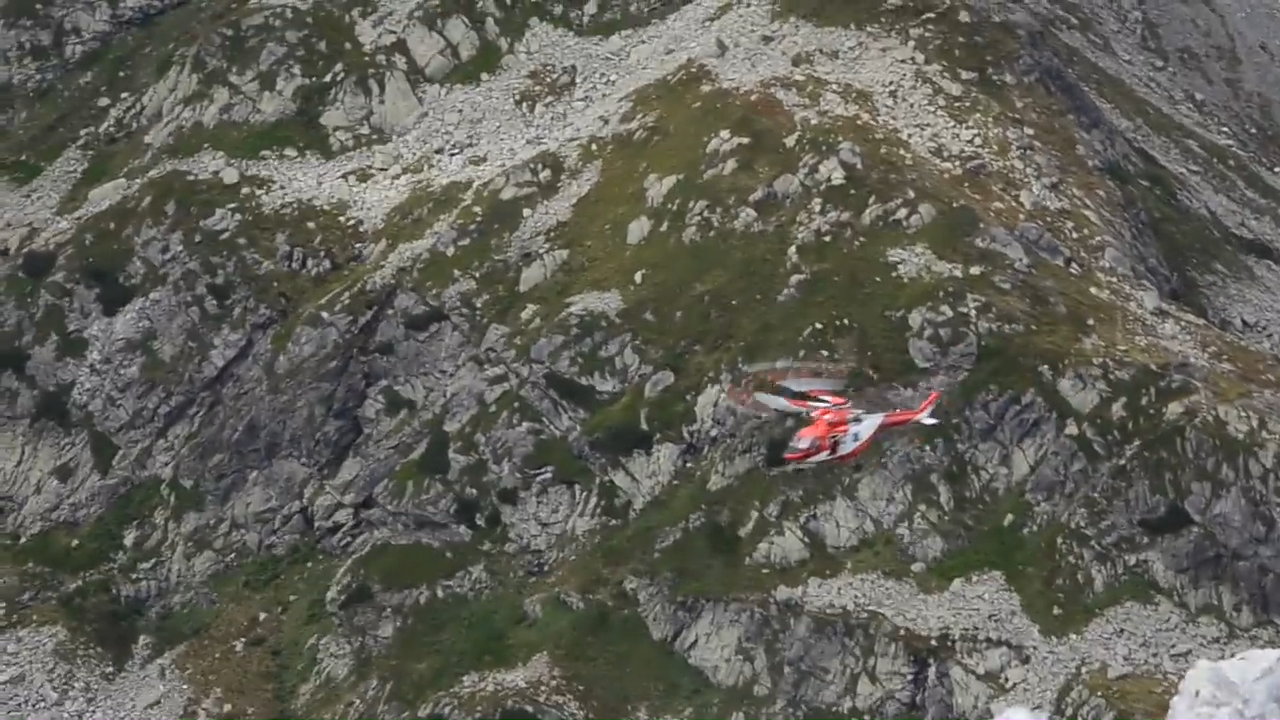
#> input picture advanced_vision_algorithms/tracking/data/track00100.png, 1280 x 720 px
$ python tracking.py   (older library calls are emulated)
#> lines starting #> are read from the running program, lines starting #| are printed output that depends on the picture; after the words box and inside, x2 and y2 are one past the last pixel; in counts of white or black regions, pixels touching at a corner belong together
import math                                     # do PI
from mpl_toolkits.mplot3d import Axes3D         # do 3D
import numpy as np
import matplotlib.pyplot as plt
import cv2

# Generowanie Gaussa
kernel_size = 25                      # rozmiar rozkladu
sigma = 10                           # odchylenie std
x = np.arange(0, kernel_size, 1, float)     # wektor poziomy
y = x[:,np.newaxis]                  # wektor pionowy
x0 = y0 = kernel_size // 2                  # wsp. srodka
G = 1/(2*math.pi*sigma**2)*np.exp(-0.5*((x-x0)**2 + (y-y0)**2) / sigma**2)
# Rysowanie
fig = plt.figure()
ax = fig.add_subplot(111, projection='3d')
ax.plot_surface(x, y, G, color='b')
#plt.show()


# Pochodne
G_y = np.diff(G,1,0);
#Sledzenie obiektow
G_y = np.append(G_y,np.zeros((1,kernel_size),float),0)    # dodanie dodatkowego wiersza
G_y = -G_y
G_x = np.diff(G,1,1);
G_x = np.append(G_x,np.zeros((kernel_size,1),float),1)    # dodanie dodatkowej kolumny
G_x = -G_x

def track_init(event,x,y,flags,param):
    global mouseX,mouseY
    if event == cv2.EVENT_LBUTTONDBLCLK:
        mouseX, mouseY = x, y

def calculate_hyst(I_H, x, y):
    hist_q = np.zeros((256, 1), float)
    for jj in range(0, kernel_size):
        for ii in range(0, kernel_size):
            pixel_H = I_H[y+jj, x+ii];
            hist_q[pixel_H] = hist_q[pixel_H] + pixel_H*G[jj, ii]
    return hist_q


# Wczytanie pierwszego obrazka
I = cv2.imread('data/track00100.png')
#> I is the input picture: shape (720, 1280, 3); mean B, G, R 87.5, 96, 96.8
cv2.namedWindow('Tracking')
#cv2.setMouseCallback('Tracking',track_init)
x, y = 810, 410
I_HSV = cv2.cvtColor(I, cv2.COLOR_BGR2HSV)
#> I_HSV: shape (720, 1280, 3); mean H, S, V 42.5, 32.7, 98.2
I_H = I_HSV[:, :, 0]
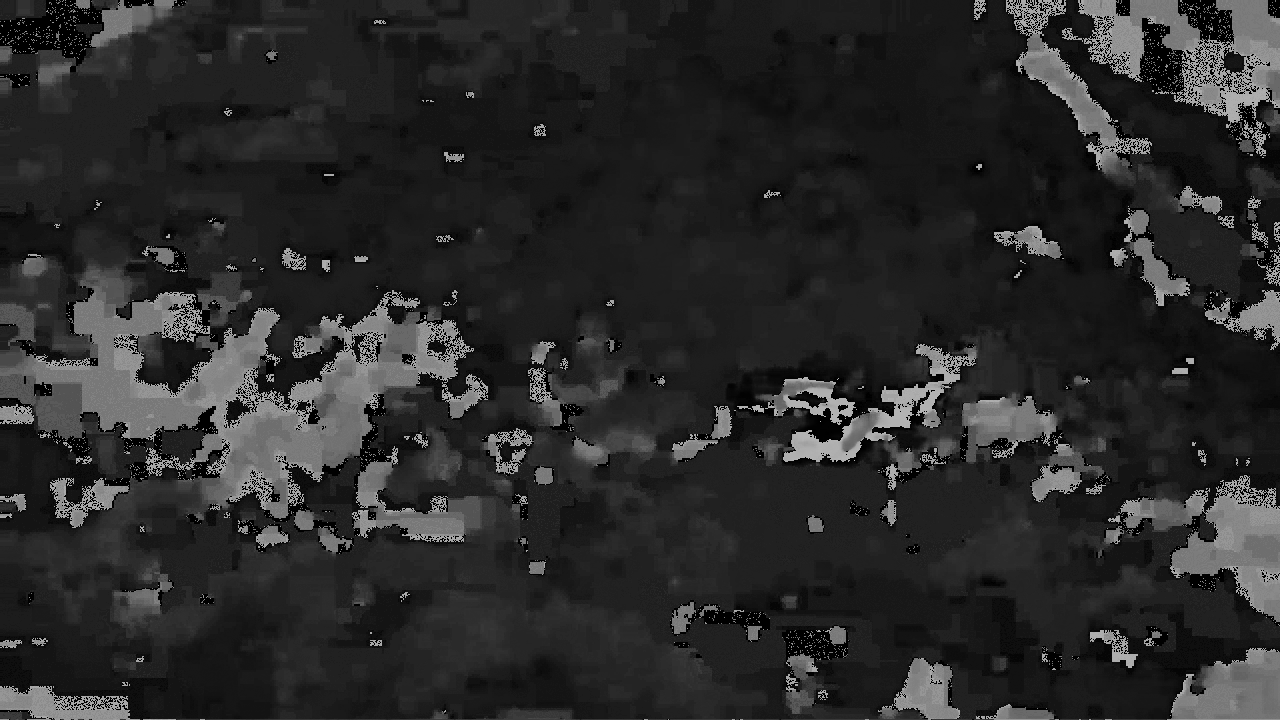
#> I_H: shape (720, 1280); min 0, max 179, mean 42.5

hist_p = calculate_hyst(I_H, x, y)
#> after the loop in calculate_hyst, `for jj in range(0, kernel_size):`: hist_q = 256 values, max 8.21 at index 179, min 0 at index 0, mean 0.0696
#> hist_p has the same summary as hist_q in calculate_hyst

# Pobranie klawisza
for i in range(101, 201):
    cv2.rectangle(I, (x,y), (x + kernel_size, y + kernel_size), (0, 255, 0), 2)
#> I: shape (720, 1280, 3); 0.03% of pixels changed, all inside (x1, y1, x2, y2) = (809, 409, 837, 437)
    cv2.imshow('Tracking', I)
    I = cv2.imread('data/track' + str('{:05d}'.format(i)) + '.png')
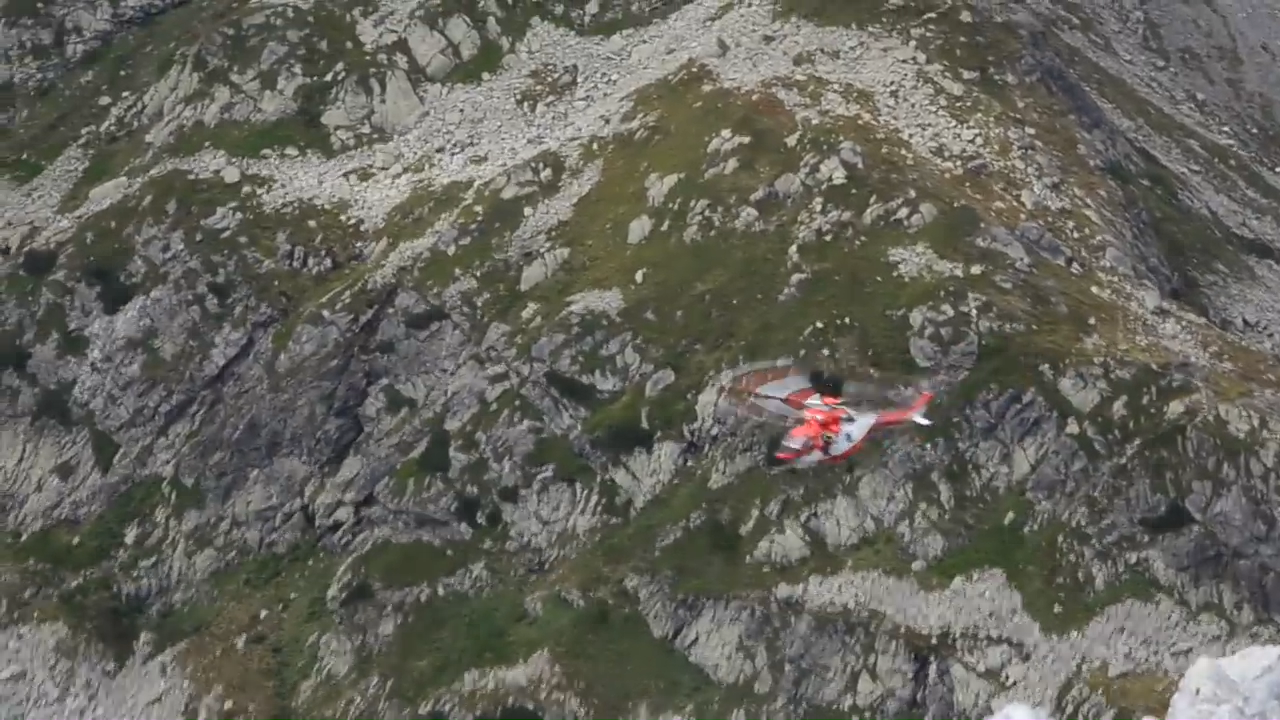
#> input picture advanced_vision_algorithms/tracking/data/track00101.png, 1280 x 720 px
#> I is the input picture: shape (720, 1280, 3); mean B, G, R 91.5, 100, 100.8
    I_HSV = cv2.cvtColor(I, cv2.COLOR_BGR2HSV)
#> I_HSV: shape (720, 1280, 3); mean H, S, V 42.5, 30.9, 102.2
    I_H = I_HSV[:, :, 0]
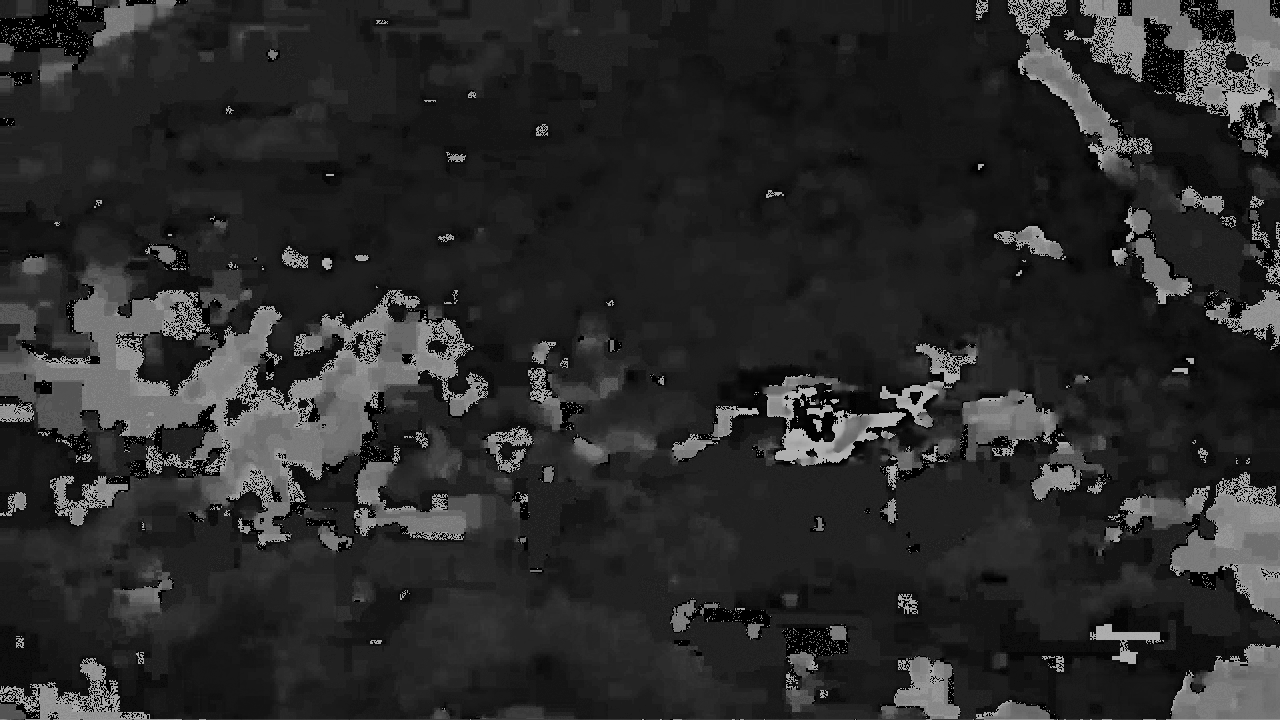
#> I_H: shape (720, 1280); min 0, max 179, mean 42.5

    dx_l = 0
    dx_m = 0
    dy_l = 0
    dy_m = 0

    iterations = 10
    for i in range(0, iterations):
        hist_q = calculate_hyst(I_H, x, y)
        rho = np.sqrt(hist_q * hist_p)

        for jj in range(0, kernel_size):
            for ii in range(0, kernel_size):
                dx_l = dx_l + ii*rho[I_H[y + jj, x + ii]]*G_x[jj, ii]
                dx_m = dx_m + ii*G_x[jj, ii]
                dy_l = dy_l + jj*rho[I_H[y + jj, x + ii]]*G_y[jj, ii]
                dy_m = dy_m + jj*G_y[jj, ii]

        dx = dx_l / dx_m
        dy = dy_l / dy_m
        # Obliczanie nowych wspolrzednych
        x = np.int(np.floor(x + dx))
        y = np.int(np.floor(y + dy))
#> after the loop, dx_l = [0.861]; dx_m = 2.39; dy_l = [1.59]; dy_m = 2.39

    cv2.waitKey(20)
#> pass 2 of the loop `for i in range(101, 201):`:
#> `cv2.rectangle(I, (x,y), (x + kernel_size, y + kernel_size), (0, 255, 0..`:
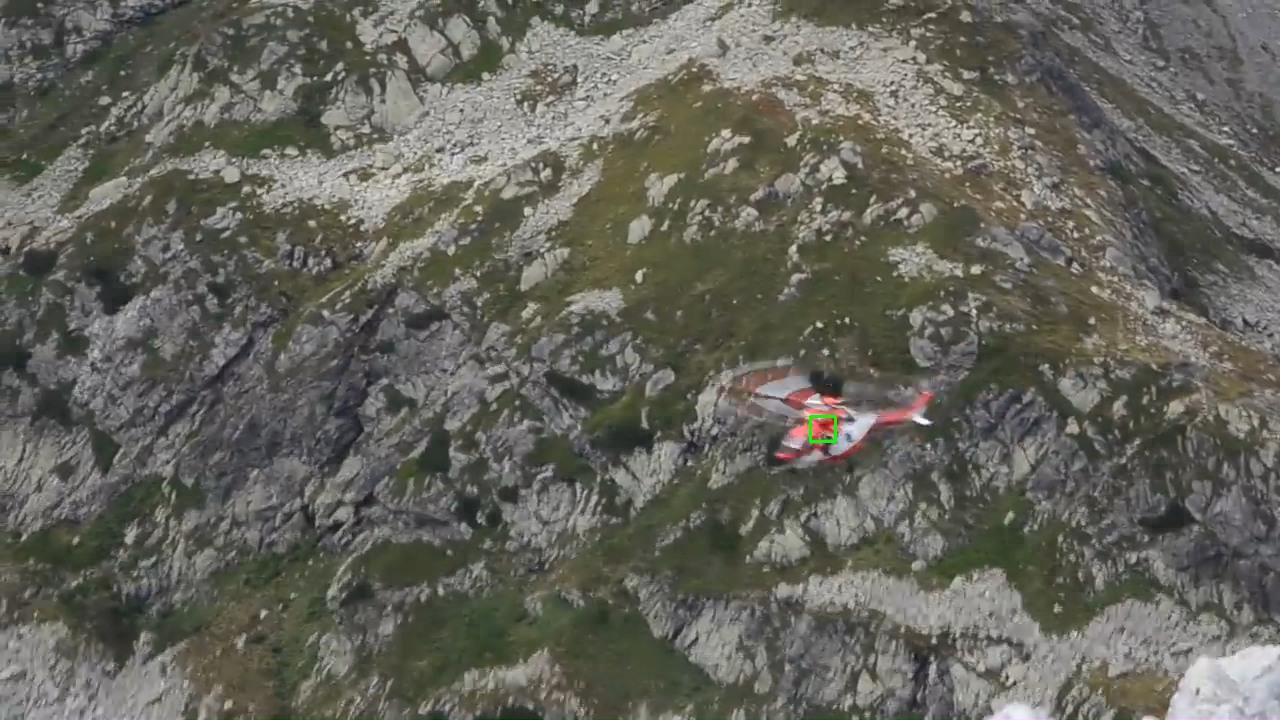
#> I: shape (720, 1280, 3); 0.03% of pixels changed, all inside (x1, y1, x2, y2) = (809, 415, 837, 443)
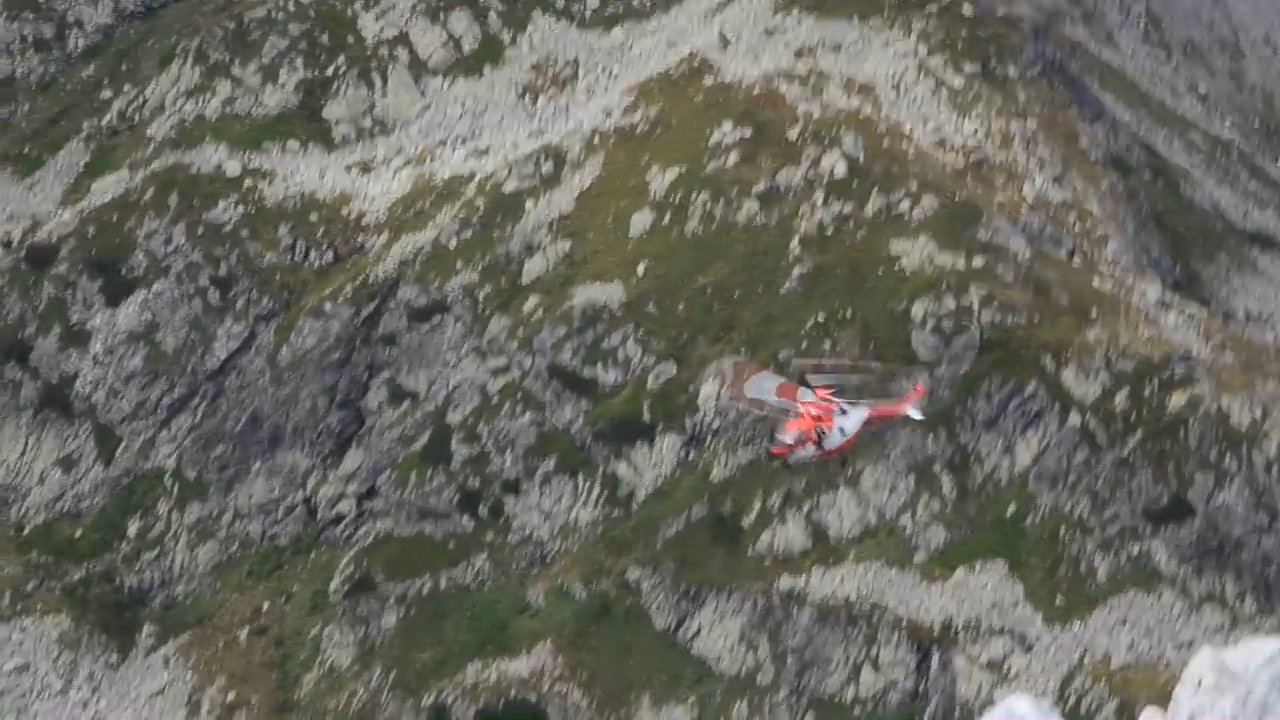
#> input picture advanced_vision_algorithms/tracking/data/track00102.png, 1280 x 720 px
#> I is the input picture: shape (720, 1280, 3); mean B, G, R 97, 105.1, 105.9
#> `I_H = I_HSV[:, :, 0]`:
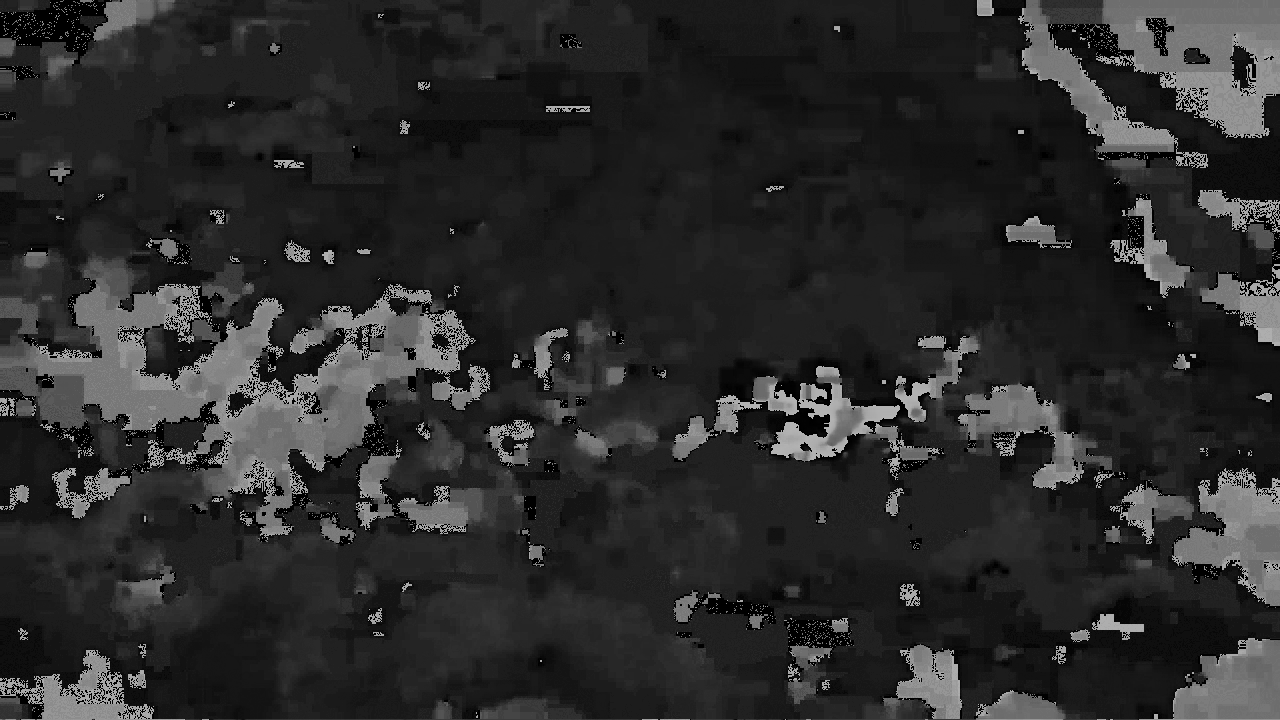
#> I_H: shape (720, 1280); min 0, max 179, mean 43.8
#> after the loop `for i in range(0, iterations):`: dx_l = [1.51]; dx_m = 2.39; dy_l = [0.914]; dy_m = 2.39
#> (the run stopped early here; a loop or call above may not have finished)
